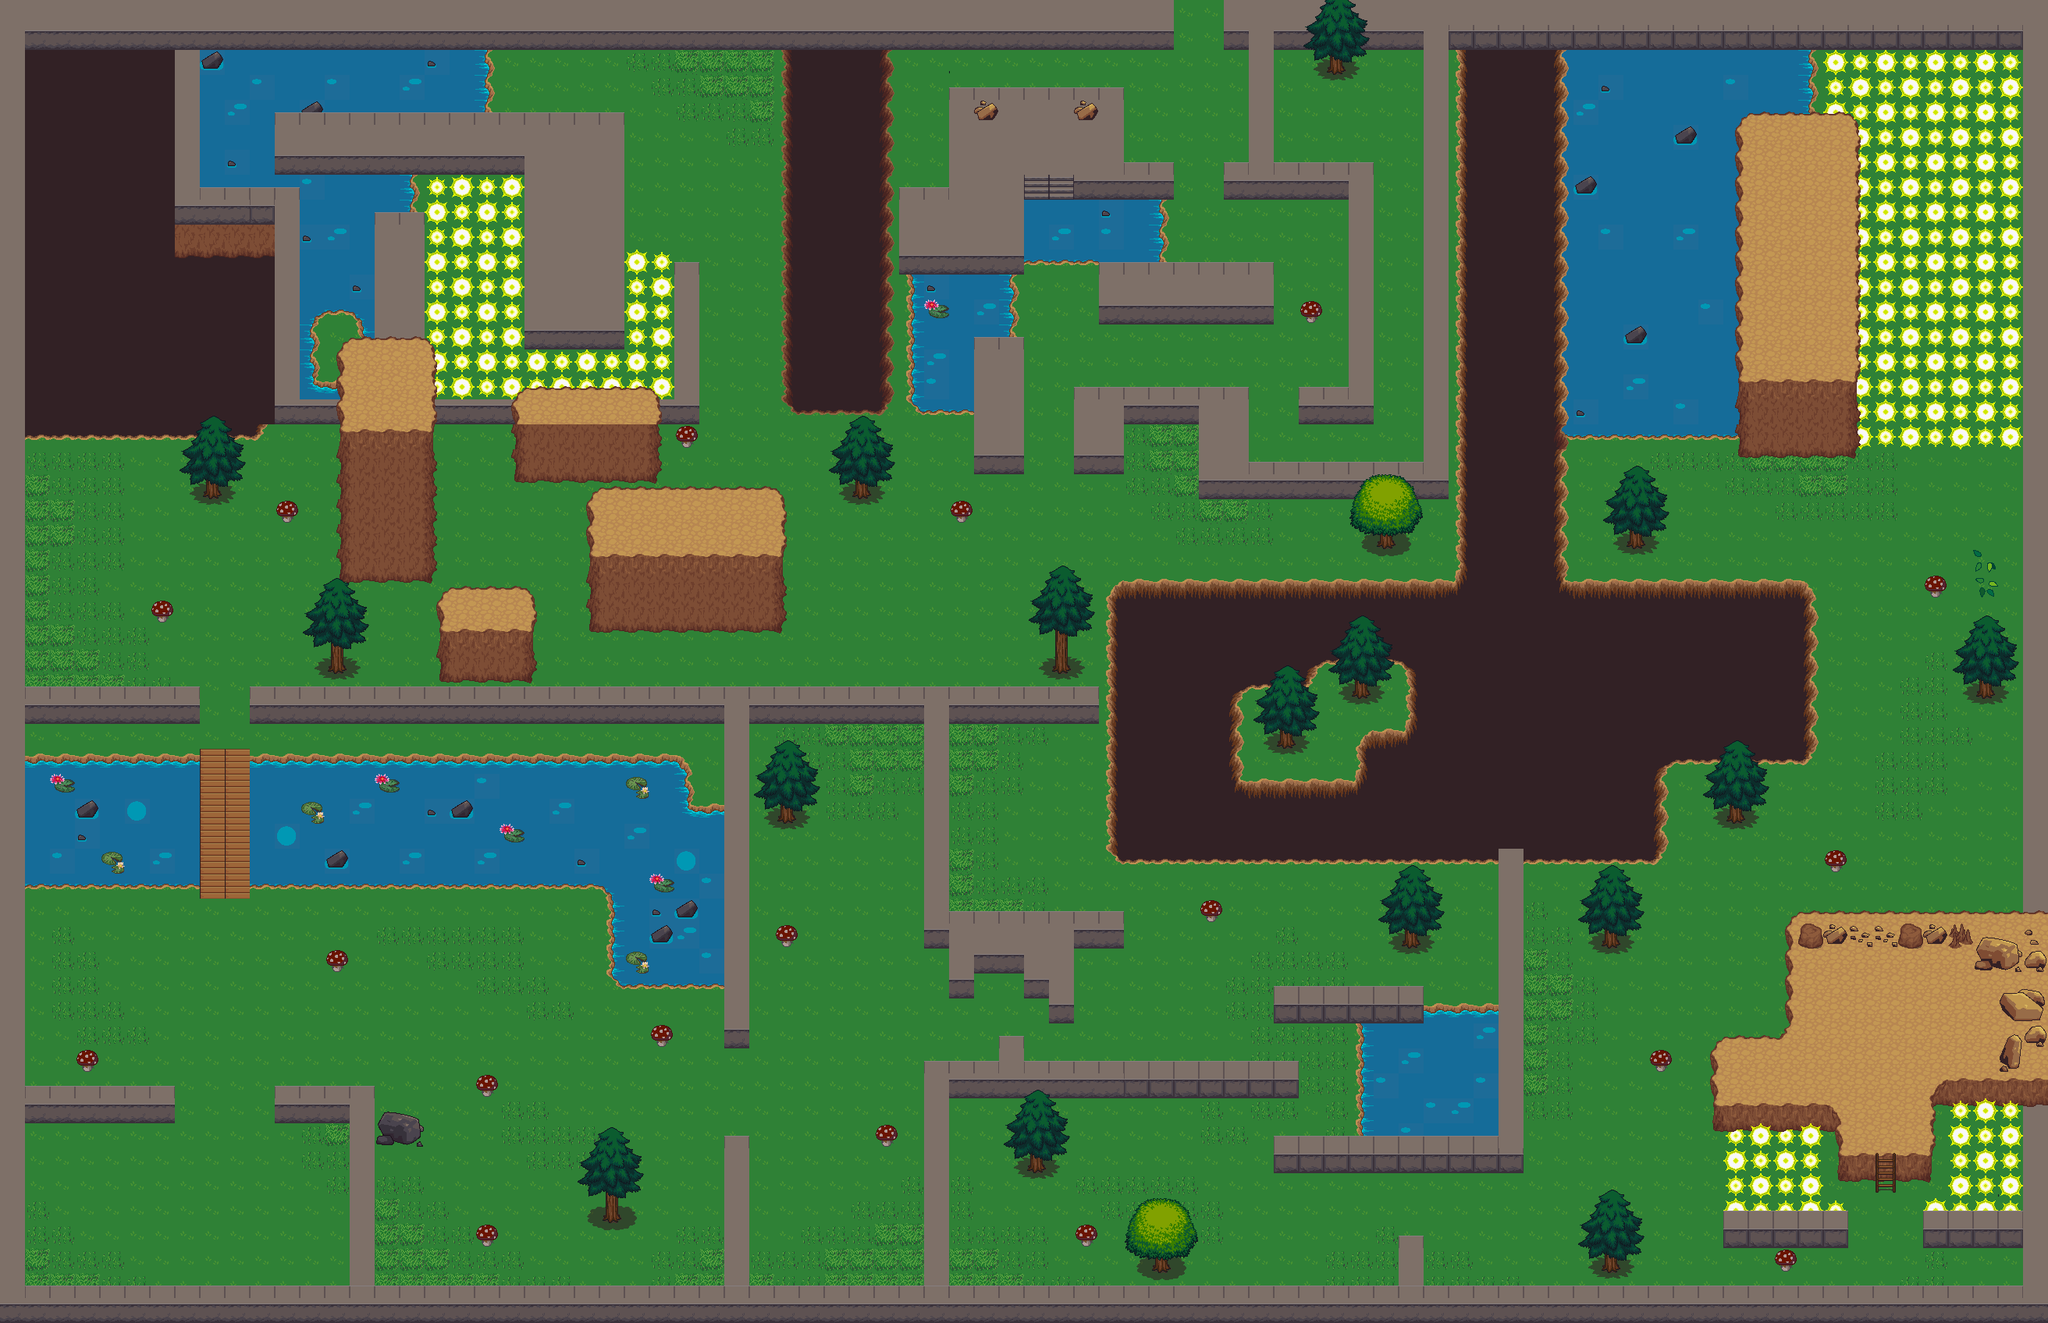

This game map was drawn from its Tiled (.tmx) file and the tilesets committed beside it. A one-line description and the trimmed map source follow:
An orthogonal 82x53 tile map with 32x32 px tiles, 4 tile layers (fondo, agua elec, subidas vacio paredes, paredes detras), 1 hidden layer not drawn and 182 objects.

<map version="1.0" tiledversion="1.1.6" orientation="orthogonal" renderorder="right-down" width="82" height="53" tilewidth="32" tileheight="32" infinite="0" nextobjectid="311">
 <tileset firstgid="1" source="TodoSprites.tsx" />
 <layer name="fondo" width="82" height="53">
  <properties>
   <property name="TapaJugador" type="bool" value="true" />
  </properties>
  <data>[4346 cells, 4155 non-empty, 5 distinct tile ids]</data>
 </layer>
 <layer name="agua elec" width="82" height="53">
  <properties>
   <property name="TapaJugador" type="bool" value="true" />
  </properties>
  <data>[4346 cells, 1201 non-empty, 42 distinct tile ids]</data>
 </layer>
 <layer name="subidas vacio paredes" width="82" height="53">
  <properties>
   <property name="TapaJugador" type="bool" value="true" />
  </properties>
  <data>[4346 cells, 1447 non-empty, 54 distinct tile ids]</data>
 </layer>
 <layer name="paredes detras" width="82" height="53">
  <properties>
   <property name="TapaJugador" type="bool" value="false" />
  </properties>
  <data>[4346 cells, 694 non-empty, 68 distinct tile ids]</data>
 </layer>
 <layer name="mapa_calor" width="82" height="53" visible="0">
  <data>[4346 cells, 1700 non-empty, 1 distinct tile ids]</data>
 </layer>
 <objectgroup name="colisiones">
  <object id="2" x="1155" y="244.333" width="63" height="7.6667" />
  <object id="3" x="1220" y="123" width="222" height="5" />
  <object id="5" x="1434" y="122" width="5" height="99" />
  <object id="6" x="1377" y="221" width="126" height="25" />
  <object id="7" x="1570" y="220" width="160" height="24" />
  <object id="8" x="1600" y="43.5" width="33" height="200.5" />
  <object id="10" x="1730" y="220.667" width="29" height="310.333" />
  <object id="11" x="1666" y="509" width="64.5" height="22" />
  <object id="12" x="1378" y="507" width="222" height="25" />
  <object id="13" x="1378" y="521" width="61" height="75" />
  <object id="14" x="1536" y="531" width="61" height="96" />
  <object id="15" x="1597" y="608" width="260" height="20" />
  <object id="16" x="1825" y="43.6667" width="31" height="563.333" />
  <object id="17" x="1302" y="226" width="10" height="110" />
  <object id="18" x="1142" y="322" width="170" height="16" />
  <object id="19" x="1004" y="64" width="141" height="468" />
  <object id="20" x="1250" y="448" width="60" height="148" />
  <object id="21" x="1410" y="350" width="222" height="53" />
  <object id="22" x="1857" y="43.5" width="149.667" height="721.833" />
  <object id="23" x="2225.33" y="222.667" width="153.333" height="356" />
  <object id="24" x="2135.67" y="749.333" width="187" height="219.333" />
  <object id="25" x="1423.67" y="752" width="709.667" height="343.667" />
  <object id="27" x="1921.67" y="1089.33" width="28.6667" height="400.667" />
  <object id="28" x="1632.67" y="1470.33" width="319.333" height="20.6667" />
  <object id="29" x="2358.33" y="1481" width="33.3333" height="23.3333" />
  <object id="30" x="2442.67" y="1479.33" width="32" height="22.6667" />
  <object id="31" x="2350.67" y="1420" width="12" height="60" />
  <object id="32" x="2475" y="1389.33" width="5.33333" height="86.333" />
  <object id="33" x="2482.67" y="1385.33" width="103.667" height="7.3333" />
  <object id="36" x="2559.67" y="1196" width="6.66667" height="182.667" />
  <object id="37" x="2290.67" y="1180.67" width="245.333" height="30" />
  <object id="38" x="2289.33" y="1198.67" width="5.33333" height="142.667" />
  <object id="40" x="2199" y="1331.33" width="97.3333" height="22.6667" />
  <object id="41" x="2197.33" y="1356" width="6.66667" height="60" />
  <object id="42" x="2197.33" y="1417.33" width="149.333" height="20" />
  <object id="43" x="1794.67" y="1599.33" width="27.6667" height="64.6667" />
  <object id="44" x="320" y="892" width="1101.33" height="25" />
  <object id="45" x="1185" y="920" width="31" height="284.666" />
  <object id="47" x="1216" y="1374.33" width="445.333" height="19.6667" />
  <object id="48" x="1185.67" y="1373.33" width="30.3333" height="292" />
  <object id="49" x="929" y="1468" width="29.6667" height="196" />
  <object id="50" x="929.333" y="914" width="30" height="417" />
  <object id="51" x="32" y="893" width="224" height="24" />
  <object id="52" x="352" y="1404.67" width="125" height="23.6667" />
  <object id="53" x="449.667" y="1423.33" width="27" height="240.667" />
  <object id="54" x="33.3333" y="1403.33" width="192" height="24.6667" />
  <object id="55" x="356" y="161.333" width="317.333" height="50" />
  <object id="56" x="672.334" y="159.667" width="127.666" height="277" />
  <object id="57" x="865.333" y="350.666" width="29.6667" height="180.334" />
  <object id="58" x="846.667" y="511" width="18.6667" height="18.6667" />
  <object id="59" x="336.333" y="511.333" width="508.333" height="18" />
  <object id="65" x="32" y="255" width="348.667" height="288.333" />
  <object id="66" x="30.6667" y="33.6667" width="227.167" height="243.667" />
  <object id="67" x="437.333" y="638.667" width="116" height="97" />
  <object id="68" x="662.667" y="544" width="177.333" height="72" />
  <object id="69" x="756" y="736" width="246.667" height="65" />
  <object id="70" x="561.333" y="832" width="122.667" height="31.3333" />
  <object id="72" x="25.3333" y="548" width="6.66667" height="1117.33" />
  <object id="73" x="34.6667" y="1662.66" width="2556" height="8" />
  <object id="74" x="2592" y="41.3333" width="8" height="1626.67" />
  <object id="75" x="238" y="30" width="2359.33" height="17.3333" />
  <object id="76" x="482.667" y="288.667" width="60" height="224.667" />
  <object id="169" x="1218" y="1219" width="28" height="49" />
  <object id="170" x="1314" y="1182" width="62" height="90" />
  <object id="172" x="1347" y="1270" width="27" height="29" />
  <object id="173" x="1283" y="1343.5" width="25" height="33.5" />
  <object id="180" x="238.667" y="981.333" width="14.6667" height="137.333" />
  <object id="181" x="321.333" y="977.333" width="12" height="140.667" />
  <object id="195" x="1410.67" y="269.333" width="12" height="6.66667" />
  <object id="196" x="1185.33" y="365.333" width="13.3333" height="6.66667" />
  <object id="224" x="1214.67" y="1183.33" width="110" height="38.667" />
  <object id="239" x="1376.33" y="128.667" width="31.6667" height="26" />
  <object id="240" x="1246.67" y="126.667" width="34.6667" height="26.6667" />
  <object id="250" x="1377" y="1184" width="63" height="19" />
  <object id="253" x="1216.33" y="123.667" width="9.6667" height="116.667" />
  <object id="254" x="483" y="1427" width="55" height="41" />
  <object id="255" x="2053" y="1605" width="19" height="23" />
  </objectgroup>
 <objectgroup color="#ff55ff" name="meta">
  <!-- 79 objects omitted --></objectgroup>
 <objectgroup color="#55ffff" name="agua">
  <!-- 78 objects omitted --></objectgroup>
 <objectgroup color="#ffff00" name="electricidad">
  <!-- 68 objects omitted --></objectgroup>
 <objectgroup color="#55ff00" name="pociones">
  <!-- 59 objects omitted --></objectgroup>
 <objectgroup color="#ffff7f" name="llaves">
  <!-- 55 objects omitted --></objectgroup>
 <objectgroup color="#000000" name="bombas">
  <!-- 53 objects omitted --></objectgroup>
 <objectgroup color="#ffaa00" name="armas">
  <properties>
   <property name="Tipo" type="int" value="2" />
  </properties>
  <!-- 48 objects omitted --></objectgroup>
 <objectgroup color="#00007f" name="escaleras">
  <!-- 46 objects omitted --></objectgroup>
 <objectgroup color="#aa00ff" name="puertas">
  <!-- 44 objects omitted --></objectgroup>
 <objectgroup color="#aa5500" name="cajas">
  <!-- 40 objects omitted --></objectgroup>
 <objectgroup name="spawn">
  <!-- 31 objects omitted --></objectgroup>
 <objectgroup color="#919191" name="rocas">
  <!-- 29 objects omitted --></objectgroup>
 <objectgroup color="#ff0000" name="enemigos">
  <!-- 18 objects omitted --></objectgroup>
</map>
<!-- 105 of 182 objects omitted -->